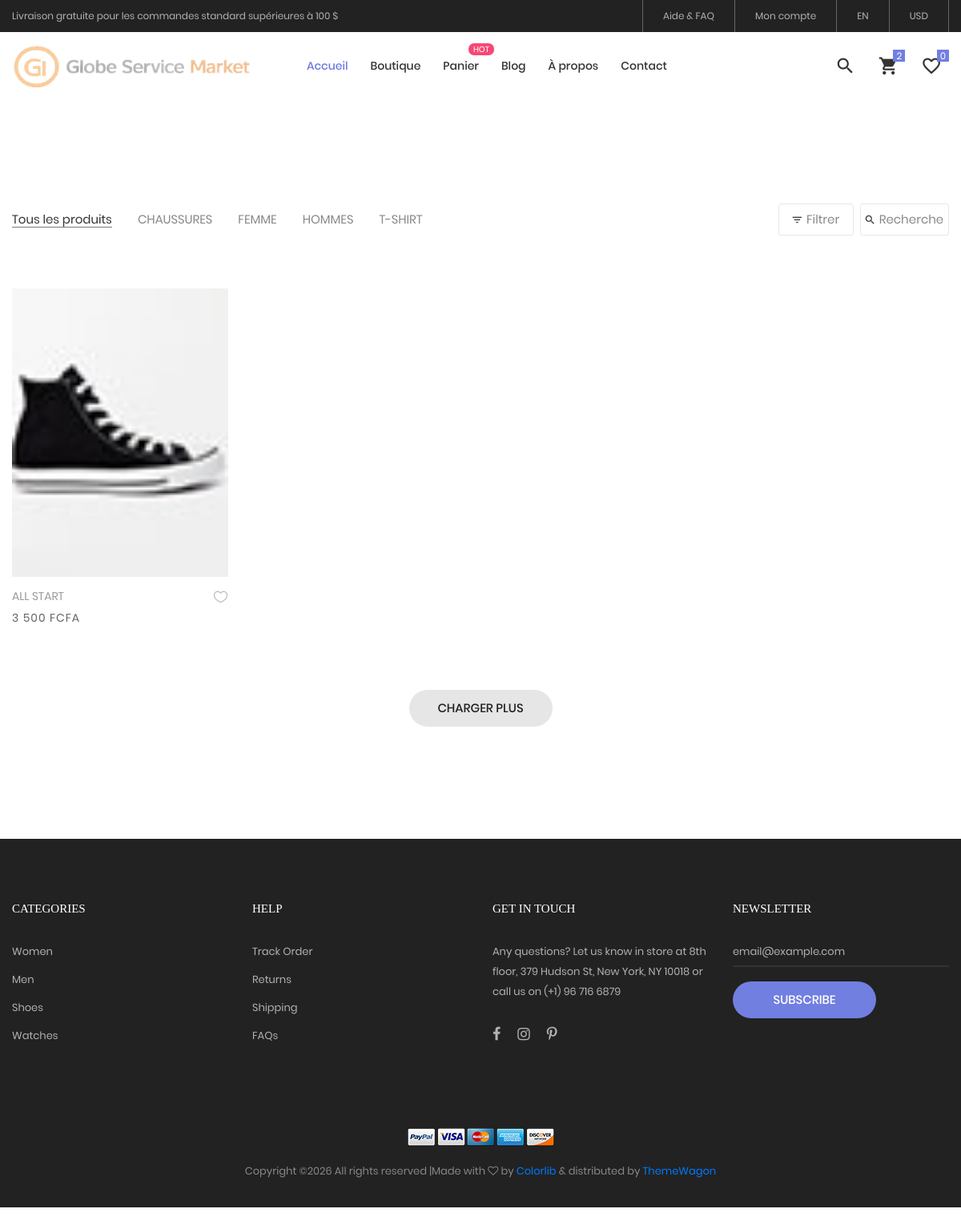
The page /product.php on the database its author committed.
### tables this page shows
CREATE TABLE `categories` (
  `id` int(11) NOT NULL,
  `nom` varchar(100) NOT NULL,
  `filtre_isotope` varchar(50) DEFAULT NULL,
  `image_banner` varchar(255) DEFAULT NULL,
  `sous_titre_banner` varchar(255) DEFAULT NULL,
  `is_banner` tinyint(1) DEFAULT 0
);

CREATE TABLE `products` (
  `id` int(11) NOT NULL,
  `category_id` int(11) DEFAULT NULL,
  `color_id` int(11) DEFAULT NULL,
  `nom` varchar(255) NOT NULL,
  `description` text DEFAULT NULL,
  `prix` decimal(10,2) NOT NULL,
  `image` varchar(255) DEFAULT NULL,
  `taille` varchar(100) DEFAULT NULL,
  `is_new` tinyint(1) DEFAULT 0,
  `created_at` timestamp NOT NULL DEFAULT current_timestamp()
);

### product.php (the view, shortened to what this page needs)
<?php
  include 'includes/header.php';
$categories = $pdo->query("SELECT * FROM categories ORDER BY nom ASC")->fetchAll();
$sql = "SELECT p.*, c.filtre_isotope, col.nom as color_name, col.code_hex
        FROM products p
        LEFT JOIN categories c ON p.category_id = c.id
        LEFT JOIN colors col ON p.color_id = col.id
        ORDER BY p.id DESC";
$products = $pdo->query($sql)->fetchAll();
?>
	<div class="bg0 m-t-23 p-b-140" style="margin-top: 200px;">
		<div class="container">
			<div class="flex-w flex-sb-m p-b-52">
				<div class="flex-w flex-l-m filter-tope-group m-tb-10">
			    <button class="stext-106 cl6 hov1 bor3 trans-04 m-r-32 m-tb-5 how-active1" data-filter="*">
			        Tous les produits
			    </button>
			    <?php foreach($categories as $cat): ?>
			        <button class="stext-106 cl6 hov1 bor3 trans-04 m-r-32 m-tb-5" data-filter="<?php echo $cat['filtre_isotope']; ?>">
			            <?php echo htmlspecialchars($cat['nom']); ?>
			        </button>
			    <?php endforeach; ?>
			</div>
				<div class="flex-w flex-c-m m-tb-10">
					<div class="flex-c-m stext-106 cl6 size-104 bor4 pointer hov-btn3 trans-04 m-r-8 m-tb-4 js-show-filter">
						<i class="icon-filter cl2 m-r-6 fs-15 trans-04 zmdi zmdi-filter-list"></i>
						 Filtrer
					</div>
					<div class="flex-c-m stext-106 cl6 size-105 bor4 pointer hov-btn3 trans-04 m-tb-4 js-show-search">
						<i class="icon-search cl2 m-r-6 fs-15 trans-04 zmdi zmdi-search"></i>
						Recherche
					</div>
				</div>
			</div>
		<div class="row isotope-grid">
    <?php foreach($products as $p): ?>
        <?php
            $catFilter = str_replace('.', '', $p['filtre_isotope']);
            $colorFilter = !empty($p['color_id']) ? 'color-' . $p['color_id'] : '';
        ?>
        <div class="col-sm-6 col-md-4 col-lg-3 p-b-35 isotope-item <?php echo $catFilter; ?> <?php echo $colorFilter; ?>"
             data-price="<?php echo $p['prix']; ?>"
             data-color-id="<?php echo $p['color_id']; ?>">
            <div class="block2">
                <div class="block2-pic hov-img0">
                    <img src="images/<?php echo $p['image']; ?>" alt="<?php echo htmlspecialchars($p['nom']); ?>">
                </div>
                <div class="block2-txt flex-w flex-t p-t-14">
                    <div class="block2-txt-child1 flex-col-l ">
                        <a href="product-detail.php?id=<?php echo $p['id']; ?>" class="stext-104 cl4 hov-cl1 trans-04 js-name-b2 p-b-6">
                            <?php echo htmlspecialchars($p['nom']); ?>
                        </a>
                        <span class="stext-105 cl3">
                            <?php echo number_format($p['prix'], 0, '.', ' '); ?> FCFA
                        </span>
                    </div>
                    <div class="block2-txt-child2 flex-r p-t-3">
                        <a href="#" class="btn-addwish-b2 dis-block pos-relative js-addwish-b2">
                            <img class="icon-heart1 dis-block trans-04" src="images/icons/icon-heart-01.png" alt="ICON">
                        </a>
                    </div>
                </div>
            </div>
        </div>
    <?php endforeach; ?>
</div>
			<div class="flex-c-m flex-w w-full p-t-45">
				<a href="#" class="flex-c-m stext-101 cl5 size-103 bg2 bor1 hov-btn1 p-lr-15 trans-04">
					Charger plus
				</a>
			</div>
		</div>
	</div>
	<footer class="bg3 p-t-75 p-b-32">
		<div class="container">
			<div class="row">
				<div class="col-sm-6 col-lg-3 p-b-50">
					<h4 class="stext-301 cl0 p-b-30">
						Categories
					</h4>
					<ul>
						<li class="p-b-10">
							<a href="#" class="stext-107 cl7 hov-cl1 trans-04">
								Women
							</a>
						</li>
						<li class="p-b-10">
							<a href="#" class="stext-107 cl7 hov-cl1 trans-04">
								Men
							</a>
						</li>
						<li class="p-b-10">
							<a href="#" class="stext-107 cl7 hov-cl1 trans-04">
								Shoes
							</a>
						</li>
						<li class="p-b-10">
							<a href="#" class="stext-107 cl7 hov-cl1 trans-04">
								Watches
							</a>
						</li>
					</ul>
				</div>
				<div class="col-sm-6 col-lg-3 p-b-50">
					<h4 class="stext-301 cl0 p-b-30">
						Help
					</h4>
					<ul>
						<li class="p-b-10">
							<a href="#" class="stext-107 cl7 hov-cl1 trans-04">
								Track Order
							</a>
						</li>
						<li class="p-b-10">
							<a href="#" class="stext-107 cl7 hov-cl1 trans-04">
								Returns
							</a>
						</li>
						<li class="p-b-10">
							<a href="#" class="stext-107 cl7 hov-cl1 trans-04">
								Shipping
							</a>
						</li>
						<li class="p-b-10">
							<a href="#" class="stext-107 cl7 hov-cl1 trans-04">
								FAQs
							</a>
						</li>
					</ul>
				</div>
				<div class="col-sm-6 col-lg-3 p-b-50">
					<h4 class="stext-301 cl0 p-b-30">
						GET IN TOUCH
					</h4>
					<p class="stext-107 cl7 size-201">
						Any questions? Let us know in store at 8th floor, 379 Hudson St, New York, NY 10018 or call us on (+1) 96 716 6879
					</p>
					<div class="p-t-27">
						<a href="#" class="fs-18 cl7 hov-cl1 trans-04 m-r-16">
							<i class="fa fa-facebook"></i>
						</a>
						<a href="#" class="fs-18 cl7 hov-cl1 trans-04 m-r-16">
							<i class="fa fa-instagram"></i>
						</a>
						<a href="#" class="fs-18 cl7 hov-cl1 trans-04 m-r-16">
							<i class="fa fa-pinterest-p"></i>
						</a>
					</div>
				</div>
				<div class="col-sm-6 col-lg-3 p-b-50">
					<h4 class="stext-301 cl0 p-b-30">
						Newsletter
					</h4>
					<form>
						<div class="wrap-input1 w-full p-b-4">
							<input class="input1 bg-none plh1 stext-107 cl7" type="text" name="email" placeholder="email@example.com">
						</div>
						<div class="p-t-18">
							<button class="flex-c-m stext-101 cl0 size-103 bg1 bor1 hov-btn2 p-lr-15 trans-04">
								Subscribe
							</button>
						</div>
					</form>
				</div>
			</div>
			<div class="p-t-40">
				<div class="flex-c-m flex-w p-b-18">
					<a href="#" class="m-all-1">
						<img src="images/icons/icon-pay-01.png" alt="ICON-PAY">
					</a>
					<a href="#" class="m-all-1">
						<img src="images/icons/icon-pay-02.png" alt="ICON-PAY">
					</a>
					<a href="#" class="m-all-1">
						<img src="images/icons/icon-pay-03.png" alt="ICON-PAY">
					</a>
					<a href="#" class="m-all-1">
						<img src="images/icons/icon-pay-04.png" alt="ICON-PAY">
					</a>
					<a href="#" class="m-all-1">
						<img src="images/icons/icon-pay-05.png" alt="ICON-PAY">
					</a>
				</div>
				<p class="stext-107 cl6 txt-center">
Copyright &copy;<script>document.write(new Date().getFullYear());</script> All rights reserved |Made with <i class="fa fa-heart-o" aria-hidden="true"></i> by <a href="https://colorlib.com" target="_blank">Colorlib</a> &amp; distributed by <a href="https://themewagon.com" target="_blank">ThemeWagon</a>
				</p>
			</div>
		</div>
	</footer>
</body>
</html>

### css/main.css (style rules this page uses)
.container { max-width: 1380px; }
@media (max-width: 1600px) { .container { max-width: 1200px; } }
.block2-pic { position: relative; }
.block2-txt-child1 { width: calc(100% - 30px); }
.block2-txt-child2 { width: 30px; }
.cl0 { color: #fff; }
.cl2 { color: #333; }
.cl3 { color: #666; }
.cl4 { color: #999; }
.cl5 { color: #222; }
.cl6 { color: #888; }
.cl7 { color: #b2b2b2; }
.stext-101 { font-family: Poppins-Medium; font-size: 15px; line-height: 1.466667; text-transform: uppercase; }
.stext-104 { font-family: Poppins-Regular; font-size: 14px; line-height: 1.466667; }
.stext-105 { font-family: Poppins-Regular; font-size: 14px; line-height: 1.466667; letter-spacing: 1px; }
.stext-106 { font-family: Poppins-Regular; font-size: 15px; line-height: 1.2; }
.stext-107 { font-family: Poppins-Regular; font-size: 13px; line-height: 1.923; }
.stext-301 { font-family: Montserrat-Bold; font-size: 15px; line-height: 1.6; text-transform: uppercase; }
.size-103 { min-width: 179px; height: 46px; }
.size-104 { min-width: 94px; height: 40px; }
.size-105 { min-width: 111px; height: 40px; }
.size-201 { max-width: 270px; }
.bg-none { background-color: transparent; }
.bg0 { background-color: #fff; }
.bg1 { background-color: #717fe0; }
.bg2 { background-color: #e6e6e6; }
.bg3 { background-color: #222; }
.bor1 { border-radius: 23px; }
.bor3 { border-bottom: 1px solid transparent; }
.bor4 { border: 1px solid #e6e6e6; border-radius: 3px; }
.how-active1 { color: #333; border-color: #797979; }
.wrap-input1 { position: relative; border-bottom: 2px solid rgba(204,204,204, 0.1); }
.input1 { background-color: transparent; width: 100%; }
.hov-img0 { display: block; overflow: hidden; }
.hov-img0 img { width: 100%; -webkit-transition: transform 0.9s ease; -o-transition: transform 0.9s ease; -moz-transition: transform 0.9s ease; transition: transform 0.9s ease; }

### rows shown on the page
categories: nom "CHAUSSURES"
categories: nom "FEMME"
categories: nom "HOMMES"
categories: nom "T-SHIRT"
products: image (picture), nom "ALL START", prix "3 500"
